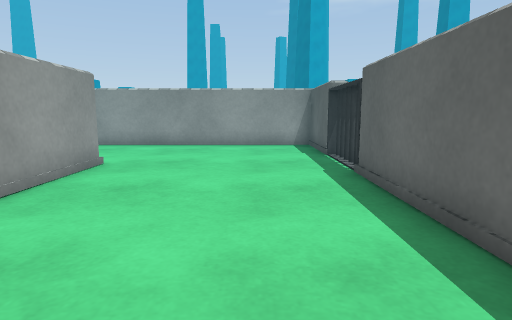
[1] (above)

16 first-person views from a walk through a 3-D level made in the Unity game engine. The camera is 0.65 m above the floor, tilts 8° down and sees 75° across. The floor is counted in squares, 0.5 m on a side. Each view is taken from the middle of a square. On the plan, view 1 faces up. The plan holds only what a view shows up to about 14 squares ahead; the rest is blank. The place goes on beyond the plan. The player character is not drawn. Surface patterns are stand-ins for the level's own textures.

[2]
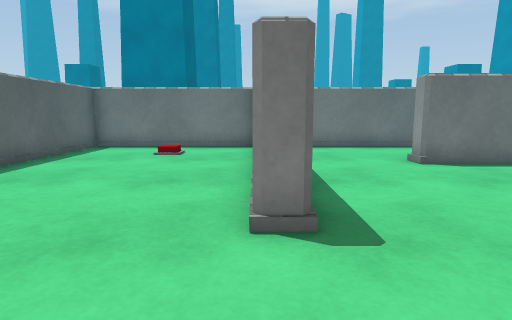

[3]
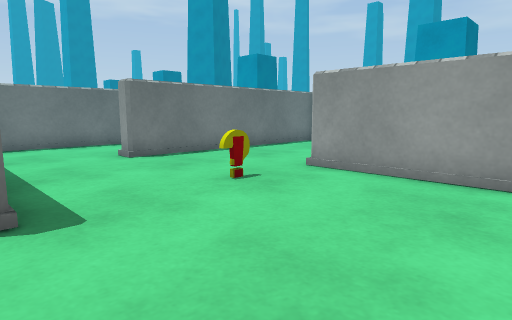

[4]
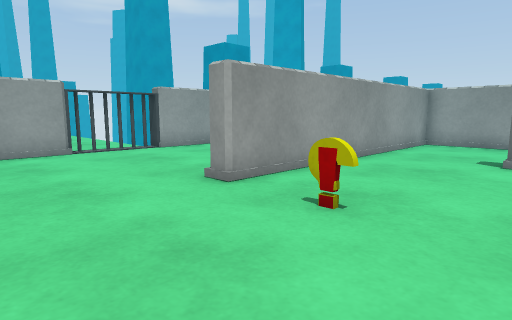

[5]
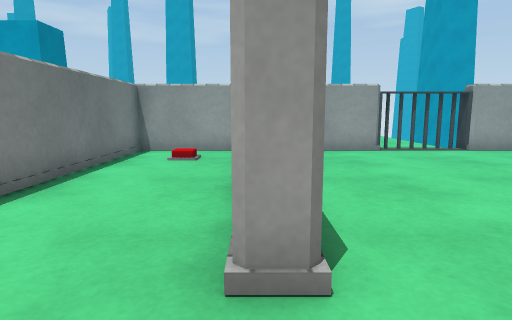

[6]
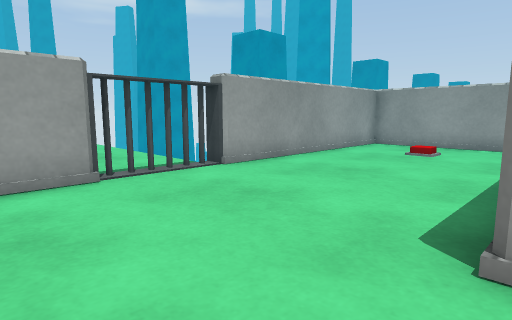

[7]
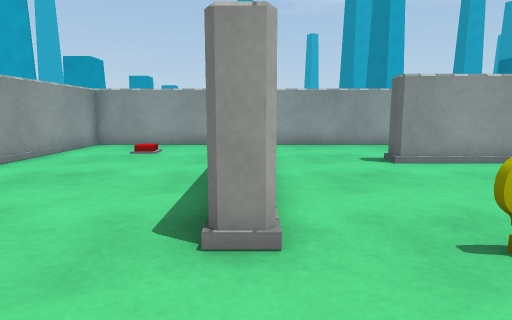

[8]
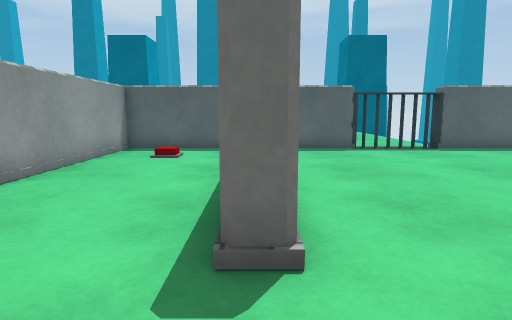

[9]
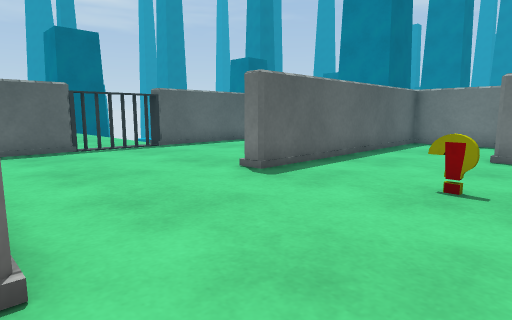

[10]
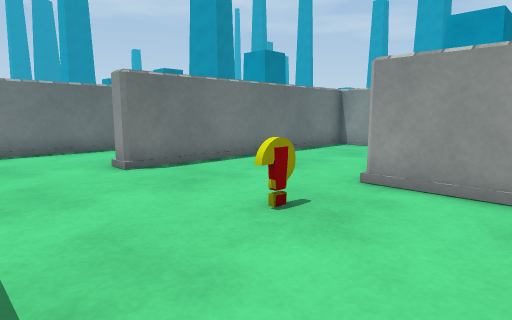

[11]
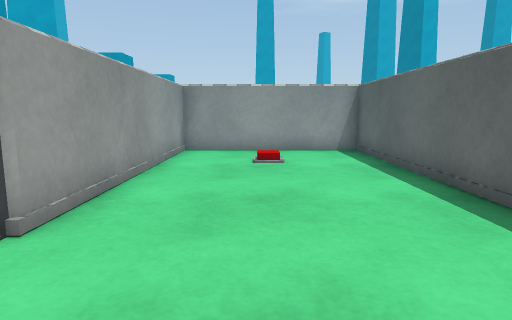

[12]
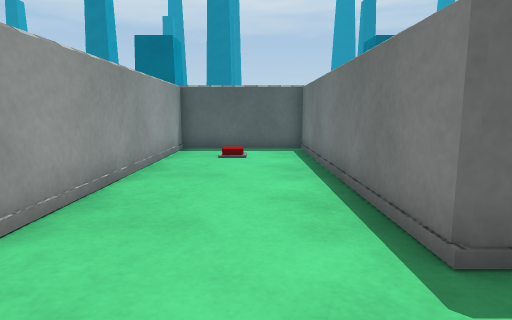

[13]
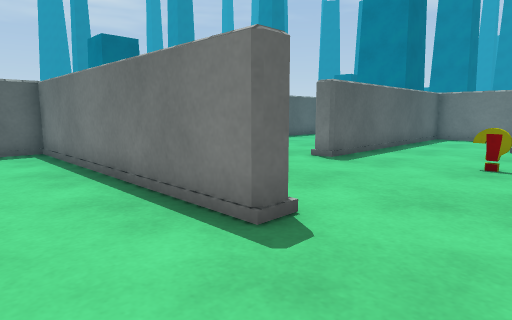

[14]
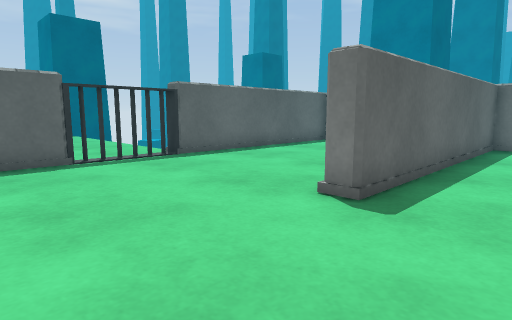

[15]
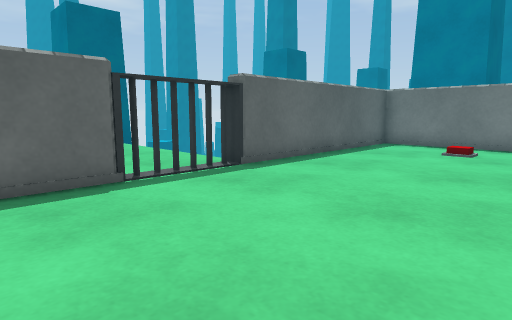

[16]
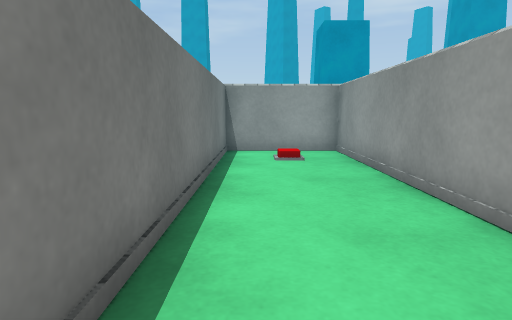

### Floor plan
Points are (right, up) in squares from view 1. A wall is a line through its corners. A room is listed if a view was taken in it or the views show most of it. See-through windows are left out.
Room 1 (views 1, 2, 3, 4, 5, 6, 7, 8, 9, 10, 11, 12, 13, 14, 15, 16)
walls: (-11.5, 11.5) (-11.5, 18.7) (-17.5, 18.7) (-17.5, 10.3); (-9.5, 2.8) (-17.5, 2.8) (-17.5, -1) (-4.6, -1) (-4.6, 8.5) (-4, 8.5) (-4, 5); (-17.5, 7.4) (-17.5, 3.5) (-8.3, 3.5) (-8.3, 2.9); (2.2, 10.2) (2.2, 13.6) (-7.3, 13.6) (-7.3, 14.3) (2.2, 14.3) (2.2, 18.7) (-10.8, 18.7) (-10.8, 8.1) (-11.4, 8.1); (-3.9, -1) (2.2, -1) (2.2, 7.3) (3, 7.3)
low walls: (-8, 7.9) (-8.9, 7.9); (-8.9, 8) (-8, 8)
ways out: opening at (-18, 9); gap at (-18, 10); gap at (3, 10)

Where each view was taken, in squares from view 1:
view 1: 0 up, 0 right, facing up
view 2: 12 up, 4 left, facing down
view 3: 13 up, 4 left, facing down-left
view 4: 4 up, 6 left, facing up-left
view 5: 3 up, 6 left, facing left
view 6: 5 up, 11 left, facing up-left
view 7: 5 up, 11 left, facing up
view 8: 14 up, 10 left, facing right
view 9: 14 up, 10 left, facing down-right
view 10: 11 up, 5 left, facing down-left
view 11: 7 up, 15 left, facing up
view 12: 16 up, 10 left, facing right
view 13: 17 up, 10 left, facing down-right
view 14: 13 up, 7 left, facing down-right
view 15: 13 up, 4 left, facing down-right
view 16: 0 up, 6 left, facing left
